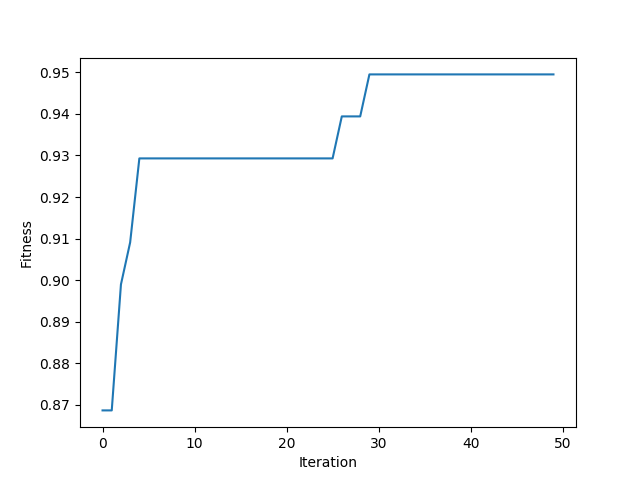

Python code for this plot:
import numpy
import GA
import pickle
import matplotlib.pyplot as plt

f = open("dataset_features.pkl", "rb")
data_inputs = pickle.load(f)
f.close()

f = open("outputs.pkl", "rb")
data_outputs = pickle.load(f)
f.close()

num_samples = data_inputs.shape[0]
num_feature_elements = data_inputs.shape[1]

train_indices = numpy.arange(1, num_samples, 15)
test_indices = numpy.arange(0, num_samples, 20)
print("Number of training samples: ", train_indices.shape[0])
print("Number of test samples: ", test_indices.shape[0])

"""
Genetic algorithm parameters:
    Population size
    Mating pool size
    Number of mutations
"""
sol_per_pop = 8 #8 Population size.
num_parents_mating = 4 #4 Number of parents inside the mating pool.
num_mutations = 3 #3 Number of elements to mutate.

# Defining the population shape.
pop_shape = (sol_per_pop, num_feature_elements)

# Creating the initial population.
new_population = numpy.random.randint(low=0, high=2, size=pop_shape)
print(new_population.shape)
used_features = []
best_outputs = []
num_generations = 50
for generation in range(num_generations):
    print("Generation : ", generation)
    # Measuring the fitness of each chromosome in the population.
    fitness = GA.cal_pop_fitness(new_population, data_inputs, data_outputs, train_indices, test_indices)

    best_outputs.append(numpy.max(fitness))
    # The best result in the current iteration.
    print("Best result : ", best_outputs[-1])

    # Selecting the best parents in the population for mating.
    parents = GA.select_mating_pool(new_population, fitness, num_parents_mating)
    print("parents", parents)

    # Generating next generation using crossover.
    offspring_crossover = GA.crossover(parents, offspring_size=(pop_shape[0]-parents.shape[0], num_feature_elements))
    print("offs_cross", offspring_crossover)

    # Adding some variations to the offspring using mutation.
    offspring_mutation = GA.mutation(offspring_crossover, num_mutations=num_mutations)
    # print("offs_mutat", offspring_mutation.shape)
    res = numpy.where(offspring_mutation[0] == 1)[0]
    res1 = res.shape
    used_features.append(res1)
    print("res", res1)

    # Creating the new population based on the parents and offspring.
    new_population[0:parents.shape[0], :] = parents
    new_population[parents.shape[0]:, :] = offspring_mutation

# Getting the best solution after iterating finishing all generations.
# At first, the fitness is calculated for each solution in the final generation.
fitness = GA.cal_pop_fitness(new_population, data_inputs, data_outputs, train_indices, test_indices)
# Then return the index of that solution corresponding to the best fitness.
best_match_idx = numpy.where(fitness == numpy.max(fitness))[0]
best_match_idx = best_match_idx[0]

best_solution = new_population[best_match_idx, :]
best_solution_indices = numpy.where(best_solution == 1)[0]
best_solution_num_elements = best_solution_indices.shape[0]
best_solution_fitness = fitness[best_match_idx]

print("best_match_idx : ", best_match_idx)
print("best_solution : ", best_solution)
print("Selected indices : ", best_solution_indices)
print("Number of selected elements : ", best_solution_num_elements)
print("Best solution fitness : ", best_solution_fitness)
fig = plt.figure()
plt.plot(best_outputs)
plt.xlabel("Iteration")
plt.ylabel("Fitness")
plt.savefig('gen.png')
plt.show()
plt.xlabel("Iteration")
plt.ylabel("Num of features")
plt.plot(used_features)
plt.savefig('g2.png')
plt.show()